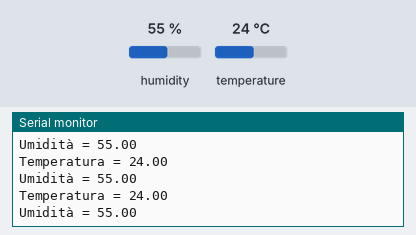
Bench run of a sketch on a simulated ESP32. Shown: the last lines printed to the serial monitor. Inputs (shaded band) come from the test bench; at power-on: humidity 55 %, temperature 24 °C.

Above: at 2.8 s.
2.9 s: humidity set to 22 %
At 5.5 s:
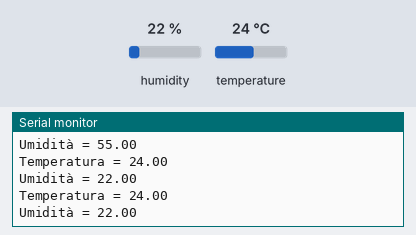
5.6 s: temperature set to 12 °C
At 6.9 s:
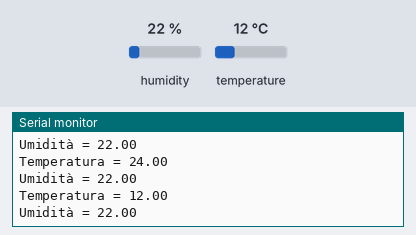
8.3 s: humidity set to 40 %
At 11.5 s:
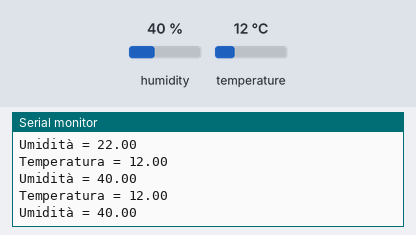
Timing chart, 0 to 13.0 s (numbered marks = the images above; inputs shaded):
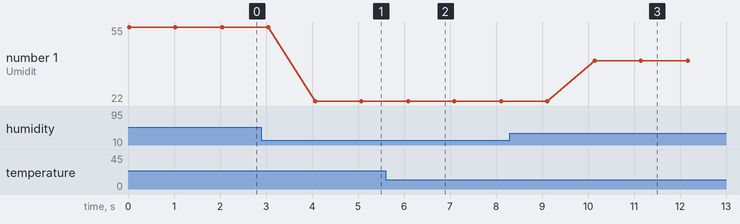

Measured:
- after the input at 2.9 s, the serial monitor: prints a new line after 1.2 s (image 1)
- after the input at 5.6 s, the serial monitor: prints a new line after 0.49 s (image 2)
- after the input at 8.3 s, the serial monitor: prints a new line after 1.8 s (image 3)
- plotted number 1: 55 → 22 after the input at 2.9 s, 22 → 40 after the input at 8.3 s

The sketch:

main.ino
```cpp
#include <Arduino.h>
#include <Adafruit_Sensor.h>
#include <DHT.h>

#define DHTPIN  13    // Pin #13 dell ESP32
#define DHTTYPE DHT11 // DHT 11
DHT dht(DHTPIN, DHTTYPE);

float t;
float h;


void setup(){
  Serial.begin(115200);
  dht.begin();
}

void loop(){
    float newT = dht.readTemperature();

    if (isnan(newT)) {
      Serial.println("Non riesco a leggere il sensore DHT!");
    }
    else {
      t = newT;
      Serial.print("Temperatura = ");
      Serial.println(t);
    }

    float newH = dht.readHumidity();

    if (isnan(newH)) {
      Serial.println("Non riesco a leggere il sensore DHT!");
    }
    else {
      h = newH;
      Serial.print("Umidità = ");
      Serial.println(h);
    }

    delay(1000);
}
```
